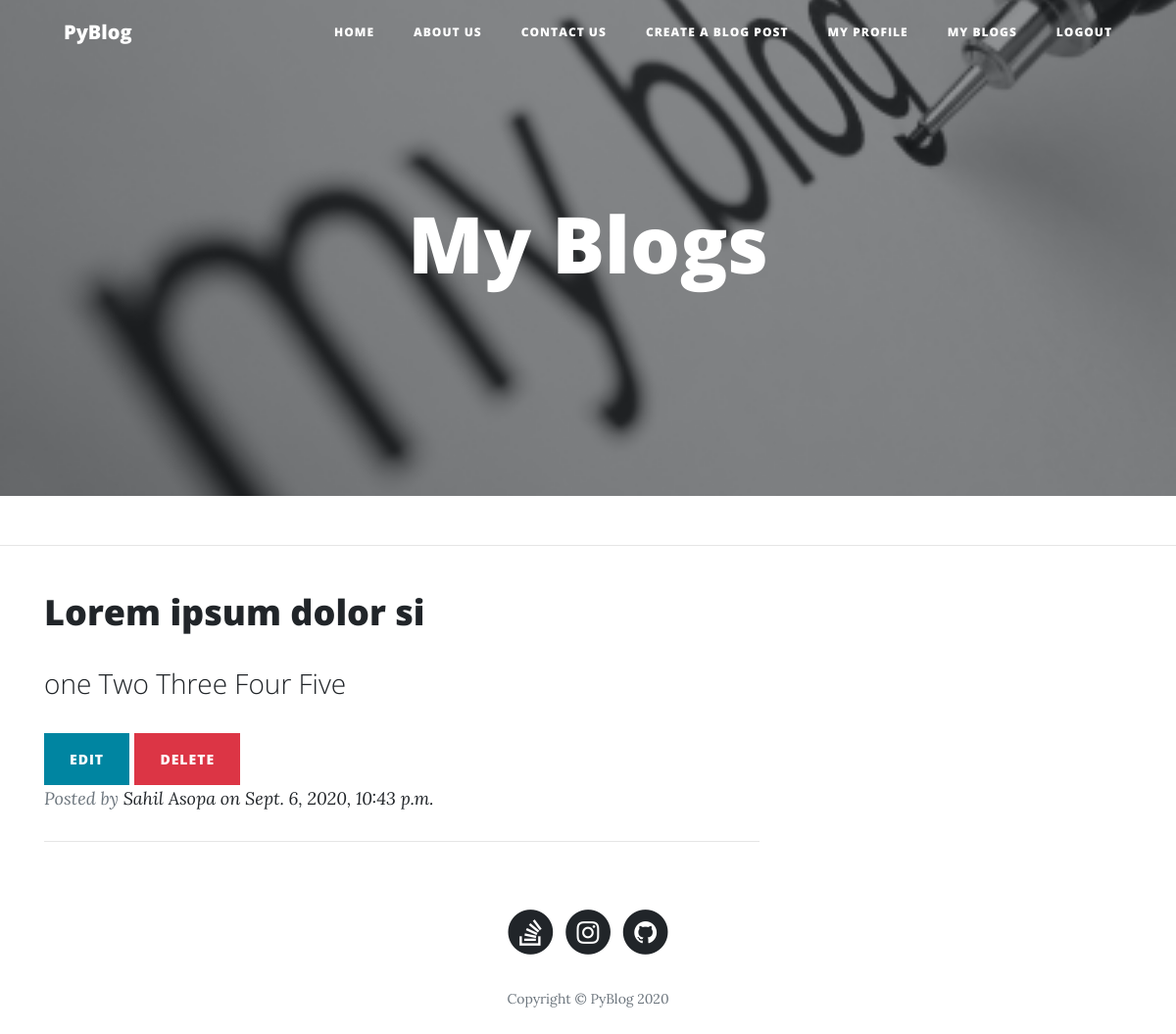
Before: /my/blogs/ (signed in) with the older database file.
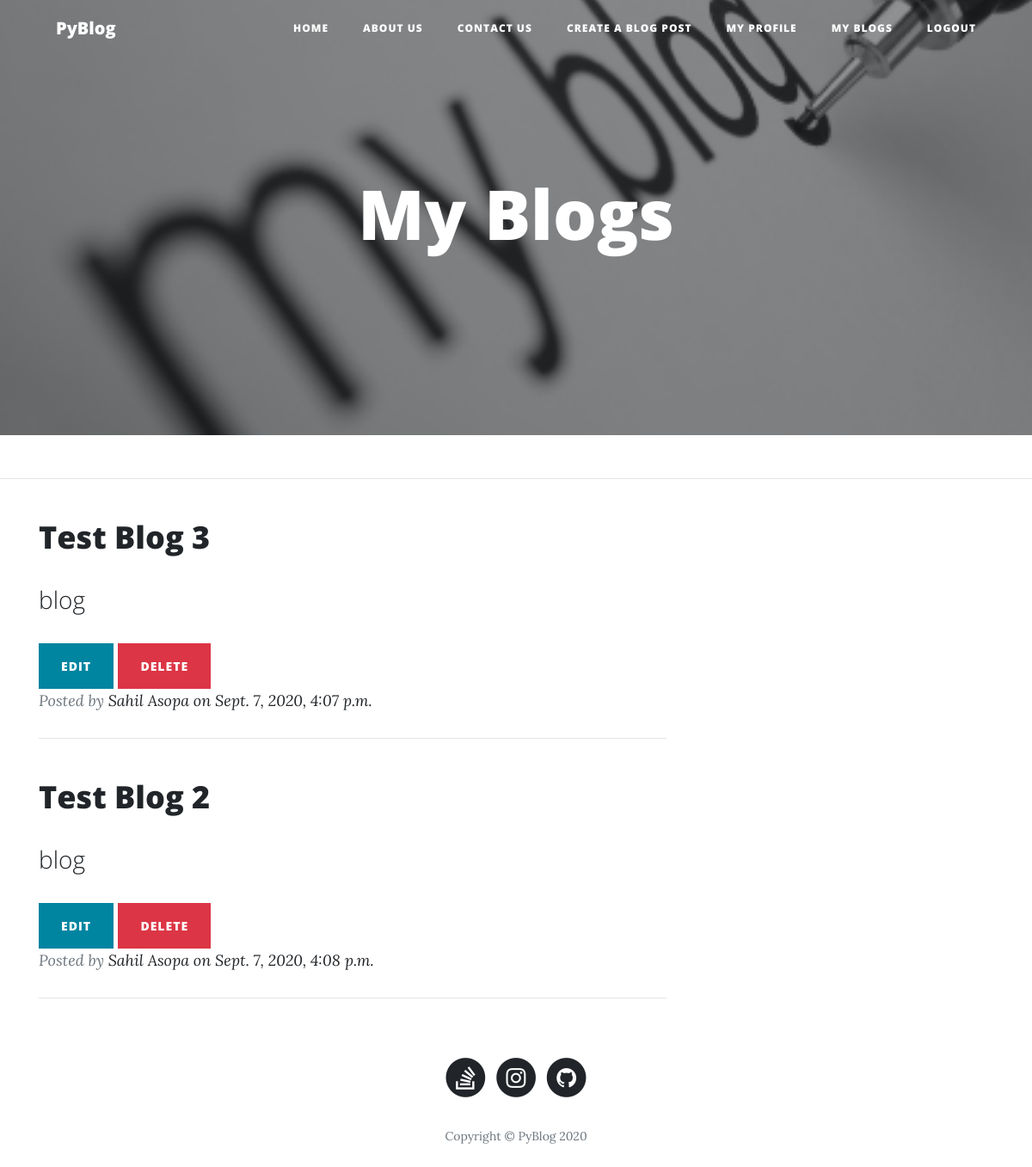
After: the same page with the newer database file.
### Blogsite/models.py (models this page shows, shortened)
class Blog(models.Model):
    user = models.ForeignKey(BlogUser, on_delete=models.CASCADE)
    heading = models.CharField(max_length=100)
    blog = RichTextField()
    image = models.ImageField(blank=True, null=True, upload_to='media')
    uploaded_on = models.DateTimeField(auto_now=True)
    views = models.ManyToManyField(BlogUser, blank=True, related_name='Views')
    likes = models.ManyToManyField(BlogUser, blank=True, related_name='Likes')
    comments = models.CharField(blank=True, max_length=120)
    def get_absolute_url(self):
        return f"/post/{self.id}/"

class BlogUser(models.Model):
    user = models.OneToOneField(User, on_delete=models.CASCADE)
    full_name = models.CharField(max_length=52)
    username = models.CharField(unique=True, max_length=15)
    email = models.EmailField(blank=True, unique=True)
    followers = models.ManyToManyField(User, blank=True, related_name='followers')
    following = models.ManyToManyField(User, blank=True, related_name='following')
    def __str__(self):
        return self.full_name

### Blogsite/views.py (the view)
# urls.py: path('my/blogs/', views.my_blogs, name='my_blog'),
@login_required(login_url='/login')
def my_blogs(request):
    user = BlogUser.objects.get(user=request.user)
    blog = Blog.objects.filter(user=user)
    context = {
        'user': user,
        'blog': blog,
    }
    return render(request, 'my_blog.html', context)

### templates/my_blog.html (shortened to what the changed rows need)
<!DOCTYPE html>
<html>
{% load static %}
<head>
    <link rel="stylesheet" href="{% static 'assets/bootstrap/css/bootstrap.min.css' %}">
    <link rel="stylesheet" href="{% static 'assets/fonts/font-awesome.min.css' %}">
</head>
<body>
<header class="masthead" style='background-image:url("{% static 'assets/img/blog_writing.jpg' %}");'>
    <div class="container">
        <div class="row">
            <div class="col-md-10 col-lg-8 mx-auto">
                <div class="site-heading">
                    <h1>My Blogs</h1>
                </div>
            </div>
        </div>
    </div>
</header>
<div class="container">
    {% if blog %}
        {% for blog in blog %}
            <div class="row">
                <div class="col-md-10 col-lg-8">
                    <div class="post-preview">
                        <a href="{{ blog.get_absolute_url }}">
                            <h2 class="post-title">{{ blog.heading|safe }}</h2>
                            <h3 class="post-subtitle">{{ blog.blog|truncatewords:15|safe }}</h3>
                        </a>
                        <form method="post">
                            <a class="btn btn-sm btn-primary" href="{% url 'edit' blog.id %}">Edit</a>
                            <a class="btn btn-sm btn-danger" href="{% url 'delete' blog.id %}">Delete</a>
                        </form>
                        <p class="post-meta">Posted by&nbsp;<a href="#">{{ blog.user }} on {{ blog.uploaded_on }}</a>
                        </p>
                    </div>
                    <hr>
                </div>
            </div>
        {% endfor %}
    {% else %}
        <h3 style="text-align: center"> Oops You Currently Have No Blogs! <a href="/new/post"> Click Here To Create One</a></h3>
    {% endif %}
</div>
</body>
</html>

Changed rows visible on the page:
no longer on this page (row edited): Blog: heading "Lorem ipsum dolor si", blog "one Two Three Four Five", user "Sahil Asopa", uploaded_on "Sept. 6, 2020, 10:43 p.m."
now on this page (row edited): Blog: heading "Test Blog 3", blog "blog", user "Sahil Asopa", uploaded_on "Sept. 7, 2020, 4:07 p.m."
added Blog: heading "Test Blog 2", blog "blog", user "Sahil Asopa", uploaded_on "Sept. 7, 2020, 4:08 p.m."
